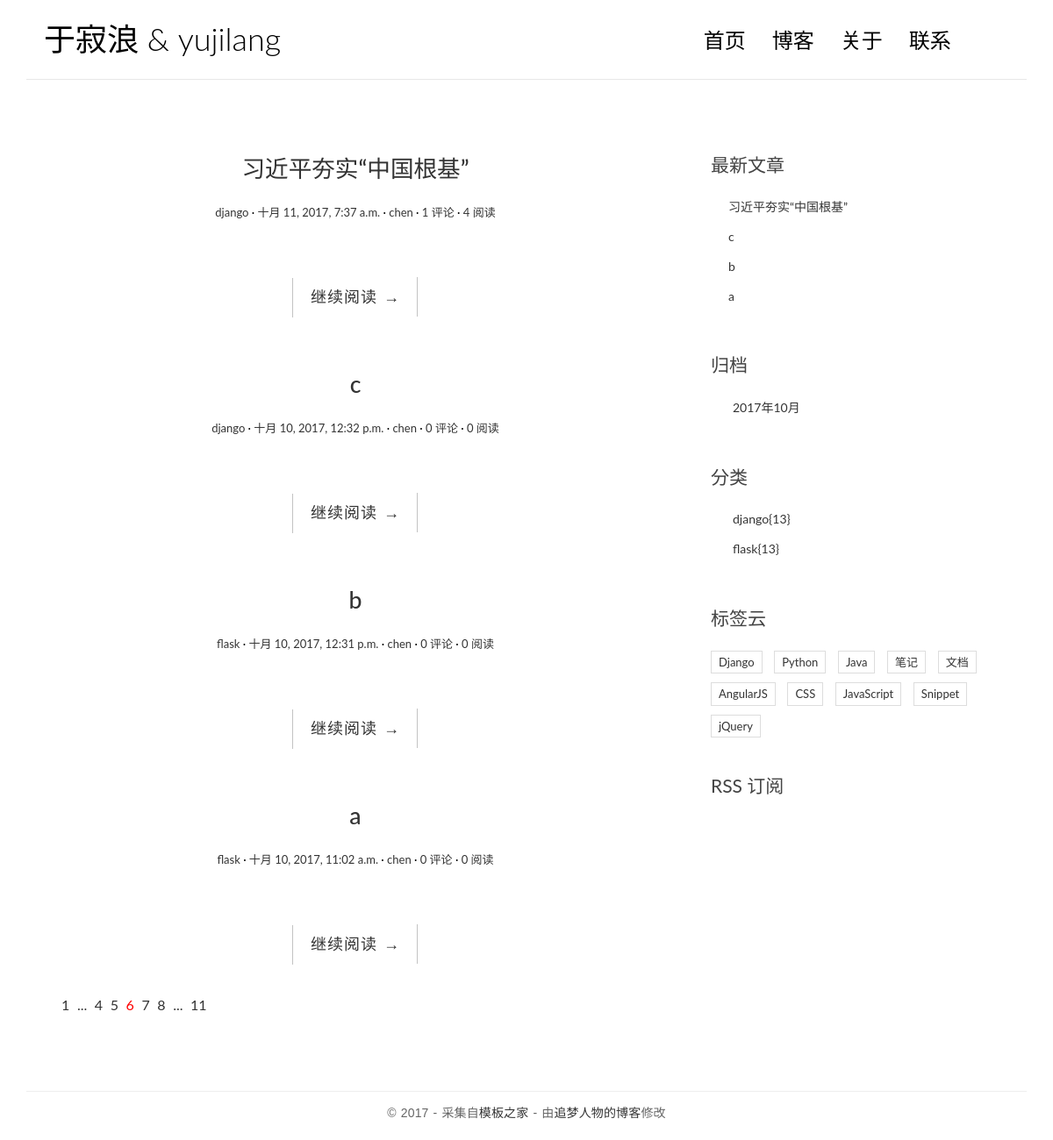
Before: / with the older database file.
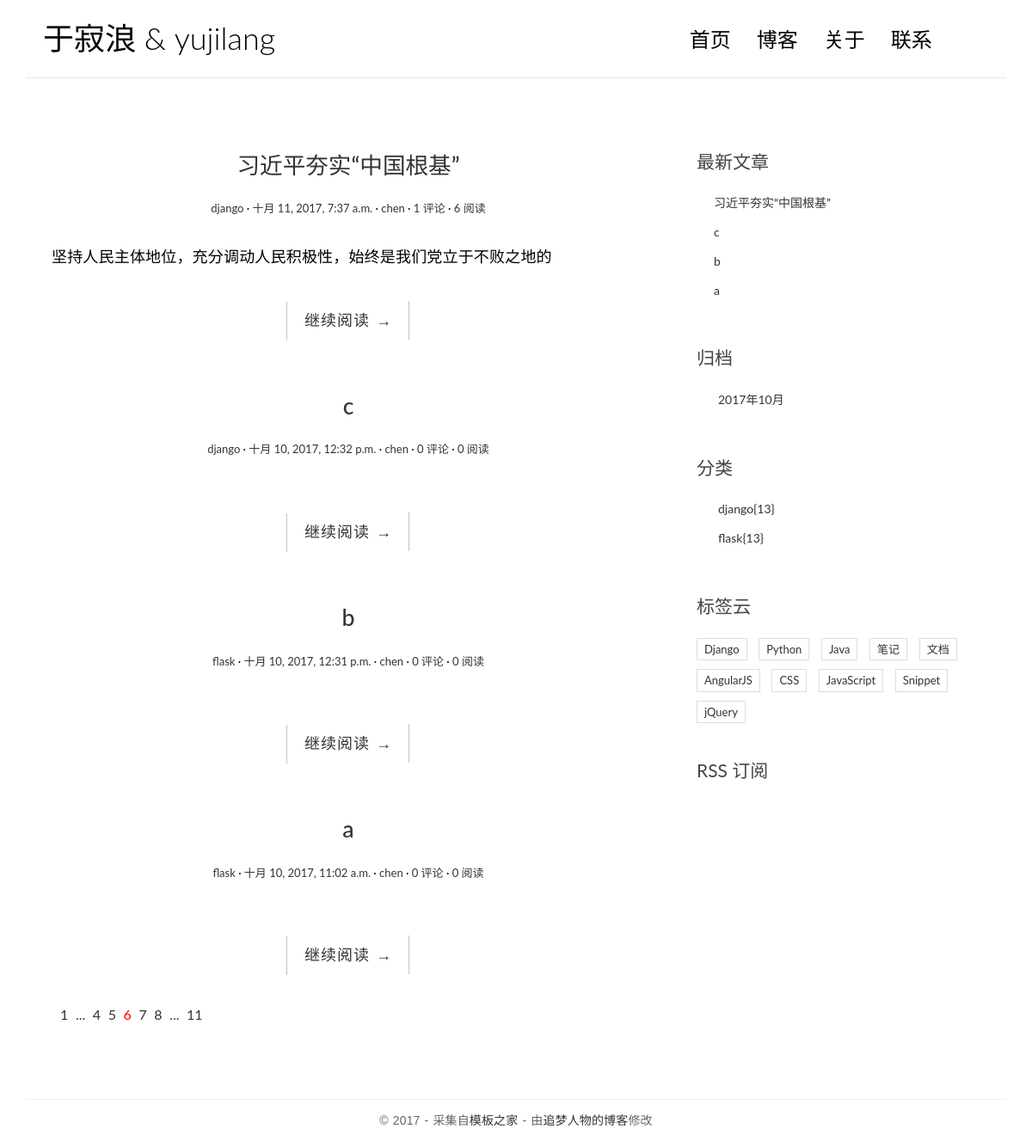
After: the same page with the newer database file.
### blog/models.py (models this page shows, shortened)
class Post(models.Model):
    title=models.CharField(max_length=64)
    body=models.TextField()
    created_time=models.DateTimeField()
    modified_time=models.DateTimeField()
    exerpt=models.CharField(max_length=256,blank=True)
    category = models.ForeignKey(Category)
    tags = models.ManyToManyField(Tag, blank=True)
    author = models.ForeignKey(User)
    views = models.PositiveIntegerField(default=0)
    def get_absolute_url(self):
        return reverse('blog:detail',kwargs={'pk':self.pk})
    class Meta:
        ordering = ['-created_time','-modified_time']

class Category(models.Model):
    name=models.CharField(max_length=64)

### blog/views.py (the view)
# urls.py: url(r'^$',views.index,name='index'),
def index(request):
    post_list = Post.objects.all()
    context = {
        'post_list':post_list,
    }
    return render(request,'blog/index.html',context)

### blog/templatetags/blog_tags.py (called while the page is built)
@register.simple_tag
def get_recent_posts(num=5):
    return Post.objects.all()[:num]

@register.simple_tag
def archives():
    return Post.objects.dates('created_time','month',order='DESC')

@register.simple_tag
def get_categories():
    return Category.objects.all()

### templates/blog/index.html
{% extends 'base.html' %}
{% block main %}
     <main class="col-md-8">
        {% for post in post_list %}
            <article class="post post-{{ post.pk }}">
                <header class="entry-header">
                    <h1 class="entry-title">
                        <a href="{{ post.get_absolute_url }}">{{ post.title }}</a>
                    </h1>
                    <div class="entry-meta">
                        <span class="post-category"><a href="{{ post.get_absolute_url }}">{{ post.category.name }}</a></span>
                        <span class="post-date"><a href="#"><time class="entry-date"
                                                                  datetime="{{ post.created_time }}">{{ post.created_time }}</time></a></span>
                        <span class="post-author"><a href="#">{{ post.author }}</a></span>
                        <span class="comments-link"><a href="{{ post.get_absolute_url }}#comment-area">{{ post.comment_set.count }} 评论</a></span>
                        <span class="views-count"><a href="#">{{ post.views }} 阅读</a></span>
                    </div>
                </header>
                <div class="entry-content clearfix">
                    <p> {{ post.exerpt }} </p>
                    <div class="read-more cl-effect-14">
                        <a href="{{ post.get_absolute_url }}" class="more-link">继续阅读 <span class="meta-nav">→</span></a>
                    </div>
                </div>
            </article>
        {% empty %}
            <div class="no-post">暂时还没有发布的文章！</div>
        {% endfor %}
        <div class="pagination">
            <ul>
                <li><a href="">1</a></li>
                <li><a href="">...</a></li>
                <li><a href="">4</a></li>
                <li><a href="">5</a></li>
                <li class="current"><a href="">6</a></li>
                <li><a href="">7</a></li>
                <li><a href="">8</a></li>
                <li><a href="">...</a></li>
                <li><a href="">11</a></li>
            </ul>
        </div>
    </main>
{% endblock %}

### templates/base.html (shortened to what this page needs)
{% load staticfiles %}
{% load blog_tags %}
<!DOCTYPE html>
<html>
<head>
    <link rel="stylesheet" href="{% static 'blog/css/bootstrap.min.css' %}">
    <link rel="stylesheet" href="http://code.ionicframework.com/ionicons/2.0.1/css/ionicons.min.css">
    <link rel="stylesheet" href="{% static 'blog/css/pace.css' %}">
    <link rel="stylesheet" href="{% static 'blog/css/custom.css' %}">
    <link rel="stylesheet" href="{% static 'blog/css/highlights/borland.css' %}">
</head>
<body>
<div class="container">
    <header id="site-header">
        <div class="row">
            <div class="col-md-4 col-sm-5 col-xs-8">
                <div class="logo">
                    <h1><a href="{% url 'blog:index' %}"><b>于寂浪</b> &amp; yujilang</a></h1>
                </div>
            </div>
            <div class="col-md-8 col-sm-7 col-xs-4">
                <nav class="main-nav" role="navigation">
                    <div class="collapse navbar-collapse" id="bs-example-navbar-collapse-1">
                        <ul class="nav navbar-nav navbar-right">
                            <li class="cl-effect-11"><a href="{% url 'blog:index' %}" data-hover="首页">首页</a></li>
                            <li class="cl-effect-11"><a href="full-width.html" data-hover="博客">博客</a></li>
                            <li class="cl-effect-11"><a href="about.html" data-hover="关于">关于</a></li>
                            <li class="cl-effect-11"><a href="contact.html" data-hover="联系">联系</a></li>
                        </ul>
                    </div>
                </nav>
            </div>
        </div>
    </header>
</div>
<div class="content-body">
    <div class="container">
        <div class="row">
          {% block main %}
          {% endblock %}
            <aside class="col-md-4">
                <div class="widget widget-recent-posts">
                    <h3 class="widget-title">最新文章</h3>
                    {% get_recent_posts as recent_post_list %}
                    <ul>
                        {% for post in recent_post_list %}
                            <li>
                                <a href="{{ post.get_absolute_url }}">
                                    {{ post.title }}
                                </a>
                            </li>
                        {% empty %}
                            没有文章！
                        {% endfor %}
                    </ul>
                </div>
                <div class="widget widget-archives">
                    <h3 class="widget-title">归档</h3>
                    {% archives as date_list %}
                    <ul>
                        {% for data in date_list %}
                            <li>
                                <a href="{% url 'blog:archives' data.year data.month %}">
                                    {{ data.year }}年{{ data.month }}月
                                </a>
                            </li>
                        {% empty %}
                            没有归档！
                        {% endfor %}
                    </ul>
                </div>
                <div class="widget widget-category">
                    <h3 class="widget-title">分类</h3>
                    {% get_categories as category_list %}
                    <ul>
                        {% for category in category_list %}
                            <li>
                                <a href="{% url 'blog:category' category.pk %}">
                                    {{ category.name }}<span class="post-count">{13}</span>
                                </a>
                            </li>
                        {% empty %}
                            没有分类！
                        {% endfor %}
                    </ul>
                </div>
                <div class="widget widget-tag-cloud">
                    <h3 class="widget-title">标签云</h3>
                    <ul>
                        <li>
                            <a href="#">Django</a>
                        </li>
                        <li>
                            <a href="#">Python</a>
                        </li>
                        <li>
                            <a href="#">Java</a>
                        </li>
                        <li>
                            <a href="#">笔记</a>
                        </li>
                        <li>
                            <a href="#">文档</a>
                        </li>
                        <li>
                            <a href="#">AngularJS</a>
                        </li>
                        <li>
                            <a href="#">CSS</a>
                        </li>
                        <li>
                            <a href="#">JavaScript</a>
                        </li>
                        <li>
                            <a href="#">Snippet</a>
                        </li>
                        <li>
                            <a href="#">jQuery</a>
                        </li>
                    </ul>
                </div>
                <div class="rss">
                    <a href=""> RSS 订阅</a>
                </div>
            </aside>
        </div>
    </div>
</div>
<footer id="site-footer">
    <div class="container">
        <div class="row">
            <div class="col-md-12">
                <p class="copyright">&copy 2017 - 采集自<a href="http://www.cssmoban.com/"
                                                        target="_blank" title="模板之家">模板之家</a>
                    - 由<a href="http://zmrenwu.com/" title="网页模板" target="_blank">追梦人物的博客</a>修改
                </p>
            </div>
        </div>
    </div>
</footer>
</body>
</html>

### blog/static/blog/css/custom.css (style rules this page uses)
* { outline: none; }
h1, h2, h3, h4, h5, h6 { margin-top: 0; }
b { font-weight: 400; }
a { color: #333; }
body { color: #444; font-family: 'Lato', sans-serif; }
p { font-family: 'Ubuntu', sans-serif; font-weight: 400; word-spacing: 1px; letter-spacing: 0.01em; }
#site-header { background-color: #FFF; padding: 25px 20px; margin-bottom: 40px; border-bottom: 1px solid #e7e7e7; }
.logo h1 a { color: #000; }
.logo h1 { margin: 0; font-family: 'Lato', sans-serif; font-weight: 300; }
.main-nav { margin-top: 11px; max-width: 95%; }
.main-nav a { color: #000000 !important; padding: 0 0 5px 0 !important; margin-right: 30px; font-family: 'Lato', sans-serif; font-weight: 300; font-size: 24px; }
.cl-effect-11 a { padding: 10px 0; color: #0972b4; text-shadow: none; }
.cl-effect-11 a::before { position: absolute; top: 0; left: 0; overflow: hidden; padding: 0 0 5px 0 !important; max-width: 0; border-bottom: 1px solid #000; color: #000; content: attr(data-hover); white-space: nowrap; -webkit-transition: max-width 0.5s; -moz-transition: max-width 0.5s; transition: max-width 0.5s; }
.content-body { padding-bottom: 4em; }
.post { background: #fff; padding: 30px 30px 0; }
.entry-title { text-align: center; font-size: 1.9em; margin-bottom: 20px; line-height: 1.6; padding: 10px 20px 0; }
.entry-meta { text-align: center; color: #DDDDDD; font-size: 13px; margin-bottom: 30px; }
.entry-content { font-size: 18px; line-height: 1.9; font-weight: 300; color: #000; }
.post-category::after, .post-date::after, .post-author::after, .comments-link::after { content: ' ·'; color: #000; }
.read-more { font-family: 'Ubuntu', sans-serif; font-weight: 400; word-spacing: 1px; letter-spacing: 0.01em; text-align: center; margin-top: 20px; }
.cl-effect-14 a { padding: 0 20px; height: 45px; line-height: 45px; position: relative; display: inline-block; margin: 15px 25px; letter-spacing: 1px; font-weight: 400; text-shadow: 0 0 1px rgba(255, 255, 255, 0.3); }
.cl-effect-14 a::before, .cl-effect-14 a::after { position: absolute; width: 45px; height: 1px; background: #C3C3C3; content: ''; -webkit-transition: all 0.3s; -moz-transition: all 0.3s; transition: all 0.3s; pointer-events: none; }
.cl-effect-14 a::before { top: 0; left: 0; -webkit-transform: rotate(90deg); -moz-transform: rotate(90deg); transform: rotate(90deg); -webkit-transform-origin: 0 0; -moz-transform-origin: 0 0; transform-origin: 0 0; }
.cl-effect-14 a::after { right: 0; bottom: 0; -webkit-transform: rotate(90deg); -moz-transform: rotate(90deg); transform: rotate(90deg); -webkit-transform-origin: 100% 0; -moz-transform-origin: 100% 0; transform-origin: 100% 0; }
.widget { background: #fff; padding: 30px 0 0; }
.widget-title { font-size: 1.5em; margin-bottom: 20px; line-height: 1.6; padding: 10px 0 0; font-weight: 400; }
.widget-recent-posts ul { padding: 0; margin: 0; padding-left: 20px; }
.widget-recent-posts ul li { list-style-type: none; position: relative; line-height: 170%; margin-bottom: 10px; }
.widget-recent-posts ul li::before { content: '\f3d3'; font-family: "Ionicons"; position: absolute; left: -17px; top: 3px; font-size: 16px; color: #000; }
.widget-archives ul { padding: 0; margin: 0; padding-left: 25px; }
.widget-archives ul li { list-style-type: none; position: relative; line-height: 170%; margin-bottom: 10px; }
.widget-archives ul li::before { content: '\f3f3'; font-family: "Ionicons"; position: absolute; left: -25px; top: 1px; font-size: 16px; color: #000; }
.widget-category ul { padding: 0; margin: 0; padding-left: 25px; }
.widget-category ul li { list-style-type: none; position: relative; line-height: 170%; margin-bottom: 10px; }
.widget-category ul li::before { content: '\f3fe'; font-family: "Ionicons"; position: absolute; left: -25px; top: 1px; font-size: 18px; color: #000; }
.widget-tag-cloud ul { padding: 0; margin: 0; margin-right: -10px; }
.widget-tag-cloud ul li { list-style-type: none; font-size: 13px; display: inline-block; margin-right: 10px; margin-bottom: 10px; padding: 3px 8px; border: 1px solid #ddd; }
.rss { font-size: 21px; margin-top: 30px; }
.rss a { color: #444; }
#site-footer { padding-top: 10px; padding: 0 0 1.5em 0; }
.copyright { text-align: center; padding-top: 1em; margin: 0; border-top: 1px solid #eee; color: #666; }
.pagination ul { list-style: none; }
.pagination ul li { display: inline-block; font-size: 16px; margin-right: 5px; }
.current a { color: red; }

Changed rows visible on the page:
changed Post "习近平夯实“中国根基”": views "4" → "6"; exerpt (not shown) → "坚持人民主体地位，充分调动人民积极性，始终是我们党立于不败之地的"
